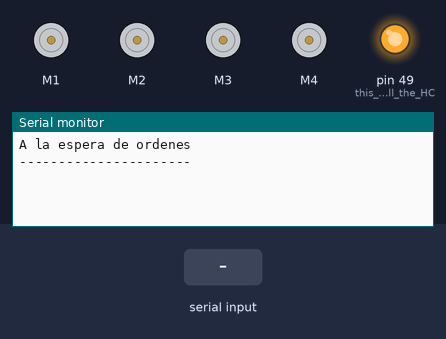
Bench run of a sketch on a simulated Arduino Mega 2560, built with avr-gcc and run on an emulated ATmega2560. Parts: 4 × DC motor (green arrow = forward, orange = backward, longer = faster), output pins drawn as LEDs (lit = HIGH), the last lines printed to the serial monitor. The test bench sets the inputs (shaded band).

Above: at 1.2 s.
1.3 s: "90,45,200\n" received over the second serial link
At 2.5 s:
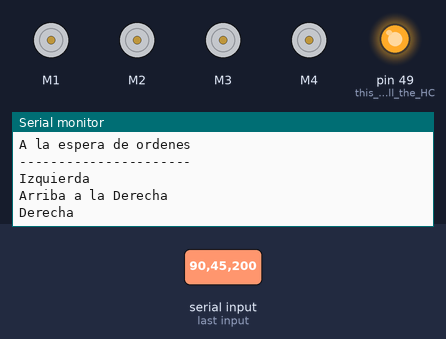
2.8 s: "30,150,10\n" received over the second serial link
At 3.7 s:
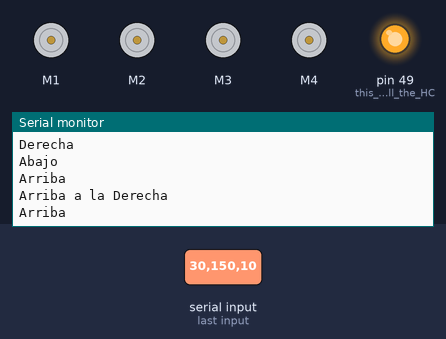
4.3 s: "6\n" received over the second serial link
At 4.7 s:
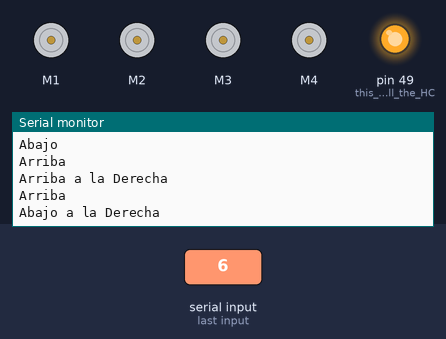

The sketch:

BT_Rover_V2.ino
```cpp
#include <AFMotor.h>

AF_DCMotor Motor1(1);  // Delante Derecha
AF_DCMotor Motor2(2);  // Delante Izquierda
AF_DCMotor Motor3(3);  // Detrás Izquierda
AF_DCMotor Motor4(4);  // Detrás Derecha

int Vel = 0 ;    // Define la velocidad base del Rover
float P = 0.25 ;      // Proporcion de giro

void SetVel(int v1, int v2, int v3, int v4)
    {
         Motor1.setSpeed(v1);
         Motor2.setSpeed(v2);
         Motor3.setSpeed(v3);
         Motor4.setSpeed(v4);
    }


    void Retroceso()
    {
      SetVel(Vel,Vel,Vel,Vel);
      Motor1.run(BACKWARD) ;
      Motor2.run(BACKWARD);
      Motor3.run(BACKWARD);
      Motor4.run(BACKWARD);
    }


    void Paro()
    {
      Motor1.run(RELEASE);
      Motor2.run(RELEASE);
      Motor3.run(RELEASE);
      Motor4.run(RELEASE);
    }

    void giroIzquierda()
    {
        int v = Vel * P ;
        SetVel( v, Vel, v, Vel) ;
        Motor1.run(FORWARD) ;
        Motor2.run(FORWARD);
        Motor3.run(FORWARD);
        Motor4.run(FORWARD);
    }

    void giroDerecha()
    {
        int v = Vel * P ;
        SetVel( Vel, v, Vel, v) ;
        Motor1.run(FORWARD) ;
        Motor2.run(FORWARD);
        Motor3.run(FORWARD);
        Motor4.run(FORWARD);
    }

    void RetrocesoDerecha()
    {
        int v = Vel * P ;
        SetVel( v, Vel, v, Vel) ;
        Motor1.run(BACKWARD) ;
        Motor2.run(BACKWARD);
        Motor3.run(BACKWARD);
        Motor4.run(BACKWARD);
    }

    void RetrocesoIzquierda()
    {
        int v = Vel * P ;
        SetVel( Vel, v, Vel, v) ;
        Motor1.run(BACKWARD) ;
        Motor2.run(BACKWARD);
        Motor3.run(BACKWARD);
        Motor4.run(BACKWARD);
    }


 void Avance()
    {
      SetVel(Vel,Vel,Vel,Vel);
      Motor1.run(FORWARD) ;
      Motor2.run(FORWARD);
      Motor3.run(FORWARD);
      Motor4.run(FORWARD);
    }
/*
  Pasos a seguir para establecer el HC-05 en modo comando AT
  -------------------------------------------------------------

  1 - Conectar el HC-05 al Arduino

  2 - Antes de conectar el Arduino al USB hay que desconectar el cable de 5V del HC-05 para que no coga corriente del Arduino

  3 - Conectar el Arduino Uno con el cable USB al PC

  4 - Asegurarse de que el módulo HC-05 no está pareado con ningún otro dispositivo bluetooth, es decir, ningún dispositivo bluetooth debe estar conectado al módulo bluetooth
      para poder entrar en el modo comando AT.

  5 - Reconectar el cable de 5V desde el Arduino al módulo HC-05
      Al hacerlo el led del módulo HC-05 parpadeará a intervalos de 2 se3gundos. Ahora el módulo HC-05 está en modo comando AT listo para aceptar comandos para cambiar la
      configuración y los parámetros.

  6- Para comprobar que todo está funcionando correctamente, debemos abrir el Monitor Serie desde el entorno de desarrollo de Arduino, teclear "AT" (sin las comillas) y despues
     pulsar el botón enviar. Si aparece OK en la pantalla es que todo funciona correctamente

  Muy importante:
  ---------------

  El Monitor Serie debe estar configurado como NL & CR, para que no de error todo el rato cuando introduzcamos los comandos

*/


void setup()
{
  pinMode(49, OUTPUT);  // this pin will pull the HC-05 pin 9 (key pin) HIGH to switch module to AT mode
  digitalWrite(49, HIGH);
  Serial.begin(9600);
  Serial.println("A la espera de ordenes");
  Serial.println("----------------------");
  Serial.println("");

  Serial1.begin(38400);  // HC-05 default speed in AT command more
}

void loop()
{
  analizarCadena();
  // Keep reading from Arduino Serial Monitor and send to HC-05
  if (Serial.available())
    Serial1.write(Serial.read());
}

void analizarCadena(){
  if (Serial1.available()){
      char c;
      String s="";
      c = Serial1.read();
      s += c;
      if(s.startsWith("S")){
         // Modificamos la velocidad
         long velocidad;
         velocidad = Serial1.parseInt();
         Vel = (int) velocidad;
         return;
      }
      else if (s.toInt()>0 && s.toInt()<9){
          int m = s.toInt();
            switch(m){
              case 1:
                Serial.println("Arriba");
                Avance();
                break;
              case 5:
                Serial.println("Arriba a la Derecha");
                Avance();
                giroDerecha();
                break;
              case 2:
                Serial.println("Derecha");
                giroDerecha();
                break;
              case 6:
                Serial.println("Abajo a la Derecha");
                RetrocesoIzquierda();
                break;
              case 3:
                Serial.println("Abajo");
                Retroceso();
                break;
              case 7:
                Serial.println("Abajo a la Izquierda");
                RetrocesoDerecha();
                break;
              case 4:
                Serial.println("Izquierda");
                giroIzquierda();
                break;
              case 8:
                Serial.println("Arriba a la Izquierda");
                Avance();
                giroIzquierda();
                break;
              case 0:
                Serial.println("Echa el freno");
                Paro();
                break;
            }
      }
  }}
```

Measured:
- after the input at 1.3 s, the serial monitor: prints a new line at once (image 1)
- after the input at 2.8 s, the serial monitor: prints a new line at once (image 2)
- after the input at 4.3 s, the serial monitor: prints a new line at once (image 3)
